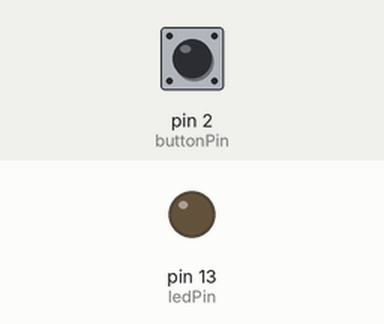
A sketch run on a simulated Arduino Uno, built with avr-gcc and run on an emulated ATmega328P. Parts: output pins drawn as LEDs (lit = HIGH). The inputs (shaded band) are chosen by the test bench; at power-on: pin 2 (buttonPin) HIGH.

Above: at 1.2 s.
1.3 s: pin 2 (buttonPin) pulled LOW for 0.15 s
At 1.37 s:
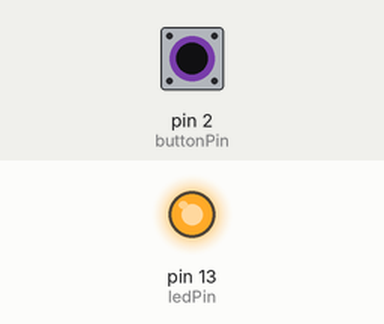
2.9 s: pin 2 (buttonPin) pulled LOW for 3.2 s
At 6.7 s:
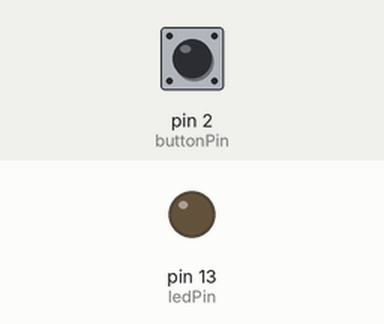
Timing chart, 0 to 8.2 s (numbered marks = the images above; inputs shaded):
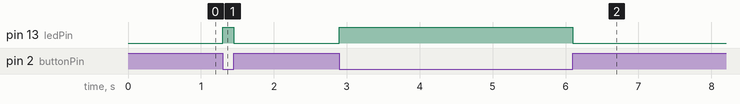

The sketch:

2.5.1-ButtonAndLED2.ino
```cpp
/*
按键控制LED
奈何col
*/
int buttonPin = 2;
int ledPin = 13;
int buttonState = 0;

void setup()
{
  //初始化I/O口
  pinMode(buttonPin, INPUT_PULLUP);
  pinMode(ledPin, OUTPUT);
}

void loop()
{
  buttonState = digitalRead(buttonPin);
  //按住按键时，点亮LED；放开按键后，熄灭LED。
  if (buttonState == HIGH)
  {
    digitalWrite(ledPin, LOW);
  }
  else
  {
    digitalWrite(ledPin, HIGH);
  }
}
```

Measured:
- after the input at 1.3 s, pin 13 (ledPin): LOW → HIGH at once, → LOW 0.15 s later
- after the input at 2.9 s, pin 13 (ledPin): LOW → HIGH at once, → LOW 3.2 s later
